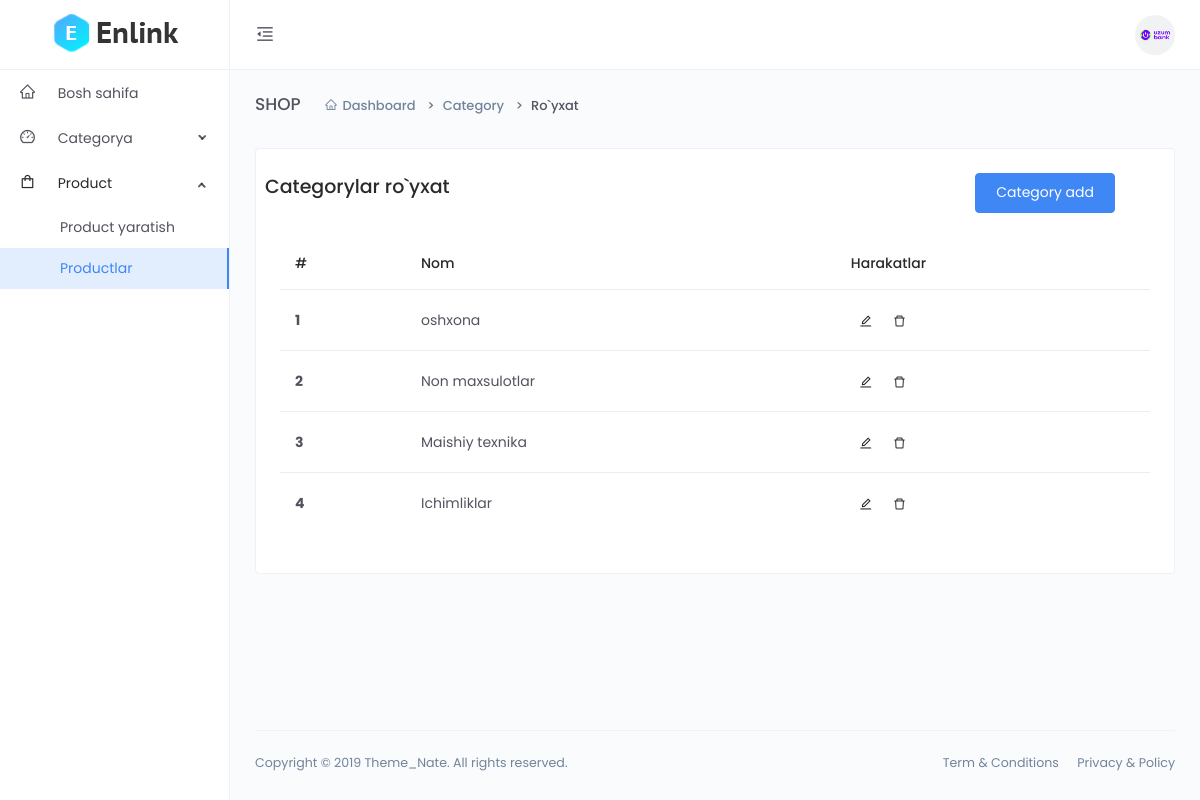
Page /dashboard/category-list/ (signed in) on the committed database.
### main/models.py (models this page shows, shortened)
class Category(models.Model):
    name = models.CharField(max_length=255, unique=True)

### main/dashboard/views.py (the view)
# urls.py: path('category-list/', views.category_list, name='category_list'),
def category_list(request):
    queryset = models.Category.objects.all()
    context = {
        'queryset': queryset
    }
    return render(request, 'dashboard/category/list.html', context)

### templates/dashboard/category/list.html (shortened to what this page needs)
{% extends 'dashboard/base.html' %}
{% block content %}
<div class="main-content">
    <div class="page-header">
        <h2 class="header-title">SHOP</h2>
        <div class="header-sub-title">
            <nav class="breadcrumb breadcrumb-dash">
                <a href="#" class="breadcrumb-item"><i class="anticon anticon-home m-r-5"></i>Dashboard</a>
                <a class="breadcrumb-item" href="#">Category</a>
                <span class="breadcrumb-item active">Ro`yxat</span>
            </nav>
        </div>
    </div>
    <div class="card">
        <div class="card-body">
            <div class="row d-flex justify-content-between">
                <h4 style="display: inline-block;">Categorylar ro`yxat</h4>
                <a href="{% url 'dashboard:category_create' %}" style="display: inline-block; margin-right: 50px;"> <button type="button" class="btn btn-primary" style="z-index: 2;">Category add</button> </a>
            </div>
            <div class="m-t-25">
                <div class="table-responsive">
                    <table class="table">
                        <thead>
                            <tr>
                                <th scope="col">#</th>
                                <th scope="col">Nom</th>
                                <th scope="col">Harakatlar</th>
                            </tr>
                        </thead>
                        <tbody>
                            {% for q in queryset %}
                            <tr>
                                <th scope="row">{{forloop.counter}}</th>
                                <td>{{q.name}}</td>
                                    <td>
                                        <button class="btn btn-icon btn-hover btn-sm btn-rounded pull-right" data-toggle="modal" data-target="#exampleModalupdate{{forloop.counter}}">
                                            <a></a><i class="anticon anticon-edit"></i>
                                        </button>
                                        <button class="btn btn-icon btn-hover btn-sm btn-rounded" data-toggle="modal" data-target="#exampleModaldelete{{forloop.counter}}">
                                            <a></a><i class="anticon anticon-delete"></i>
                                        </button>
                                    </td>
                            </tr>
                            {% endfor %}
                        </tbody>
                    </table>
                </div>
            </div>
        </div>
    </div>
</div>
{% endblock %}

### rows in the picture
Category: name "oshxona"
Category: name "Non maxsulotlar"
Category: name "Maishiy texnika"
Category: name "Ichimliklar"
